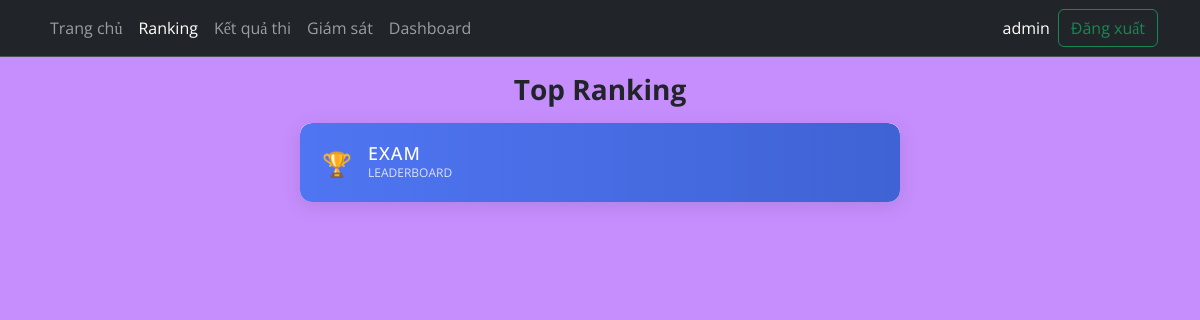
Page /ranking/1 (signed in) on the earlier database version.
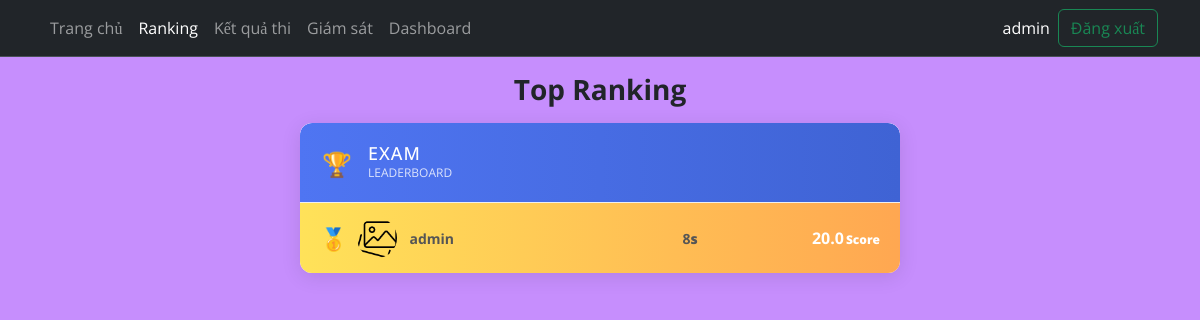
Same page on the later database version.
### quiz/models/quiz.py (models this page shows, shortened)
class CommonAbstract(models.Model):
    created_at = models.DateTimeField(auto_now_add=True, verbose_name='Thời điểm tạo')
    updated_at = models.DateTimeField(auto_now=True, verbose_name='Thời điểm cập nhật')
    class Meta:
        ordering = ('-created_at',)
        abstract = True

class Result(CommonAbstract):
    id = models.AutoField(auto_created=True, primary_key=True, serialize=False, verbose_name='ID')
    user = models.ForeignKey(User, on_delete=models.SET_NULL, null=True, verbose_name='Người thực hiện')
    exam = models.ForeignKey(Exam, on_delete=models.SET_NULL, null=True, verbose_name='Bài thi')
    score = models.FloatField(default=0, verbose_name='Điểm số')
    rank = models.SmallIntegerField(default=9999, verbose_name='Thứ hạng')
    exam_time = models.IntegerField(default=1, verbose_name='Thời gian thực hiện')
    time_char = models.CharField(max_length=25, null=True, blank=True, verbose_name='Thời gian làm (phút)')
    is_cheat = models.BooleanField(default=False, verbose_name='Trạng thái gian lận')
    is_done = models.BooleanField(default=False, verbose_name='Kiểm tra gian lận hoàn thành')
    reason = models.CharField(max_length=255, default='', verbose_name='Lý do phát hiện gian lận')
    is_on_rank = models.BooleanField(default=False, verbose_name='Được xếp hạng')
    class Meta:
        ordering = ('-updated_at',)
        verbose_name = 'Kết quả thi'
        verbose_name_plural = 'Kết quả thi'
        db_table = 'results'

### quiz/views/quiz.py (the view)
# urls.py: path('ranking/<pk>', ranking_detail_view, name='ranking'),
def ranking_detail_view(request, pk):
    try:
        exam = Exam.objects.get(pk=pk)
    except Exception as e:
        return HttpResponse('<h1>404 Not Found</h1>', status=404)
    results = Result.objects.filter(exam=exam, is_on_rank=True).order_by('score').order_by('exam_time')
    return render(request, 'quiz/ranking.html', {'results': results}, status=200)

### templates/quiz/ranking.html (shortened to what this page needs)
{% extends 'base.html' %}
{% load static %}
{% block content %}
<nav class="navbar navbar-expand-lg bg-dark border-bottom border-body" data-bs-theme="dark">
    <div class="container">
      <div class="collapse navbar-collapse" id="navbarSupportedContent">
        <ul class="navbar-nav me-auto mb-2 mb-lg-0">
          <li class="nav-item">
            <a class="nav-link" aria-current="page" href="/">Trang chủ</a>
          </li>
          <li class="nav-item">
            <a class="nav-link active" href="#">Ranking</a>
          </li>
          {% if request.user.is_authenticated %}
          <li class="nav-item">
            <a class="nav-link" href="{% url 'result-list' %}">Kết quả thi</a>
          </li>
          {% endif %}
          {% if request.user.is_superuser %}
          <li class="nav-item">
            <a class="nav-link" href="{% url 'monitor' %}">Giám sát</a>
          </li>
          {% endif %}
          {% if request.user.is_authenticated and request.user.is_staff %}
          <li class="nav-item">
            <a class="nav-link" target="_blank" href="/admin">Dashboard</a>
          </li>
          {% endif %}
        </ul>
        {% if request.user.is_authenticated %}
          <span class="text-white" style="margin-right: 8px;">{{request.user.username}}</span>
          <a href="{% url 'logout' %}" class="btn btn-outline-success">Đăng xuất</a>
        {% else %}
          <a class="btn btn-outline-success" href="{% url 'login' %}">Đăng nhập</a>
        {% endif %}
      </div>
    </div>
</nav>
<div class="container p-3 mb-5">
    <h3 class="title text-dark fw-bold mb-3 text-center">Top Ranking</h3>
    <div style="display: flex;align-items: center;justify-content: center;">
      <div class="leaderboard">
        <div class="header">
          <div class="icon">🏆</div>
          <div class="title">
            <h2>EXAM</h2>
            <p>LEADERBOARD</p>
          </div>
        </div>
        {% for result in results %}
        <div class="item {% if forloop.counter == 1 %}top-1{% elif forloop.counter == 2 %}top-2{% elif forloop.counter == 3 %}top-3{% endif %}">
          <img src="{% if result.user and result.user.studentprofile and request.user.studentprofile.avt %} {{request.user.studentprofile.avt.url}} {% else %} {% static 'assets/images/image-gallery.png' %} {% endif %}" alt="Avatar">
          <span class="name">{% if result.user and result.user.studentprofile and result.user.studentprofile.fullname %} {{result.user.studentprofile.fullname}} {% else %} {{result.user.username}} {% endif %}</span>
          <span class="name">{{result.exam_time}}<b>s</b></span>
          <span class="score">{{result.score}}<b>Score</b></span>
        </div>
        {% endfor %}
      </div>
    </div>
</div>
{% endblock content %}

Differences in the rows shown:
added Result: user.username "admin", exam_time "8", score "20.0"
